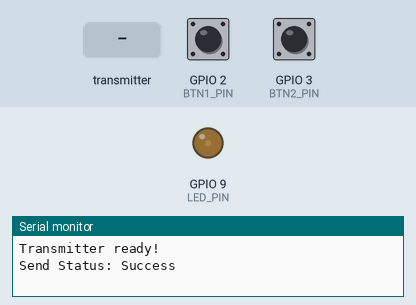
Simulated run of this sketch. Board: ESP32. On the bench: output pins drawn as LEDs (lit = HIGH), the last lines printed to the serial monitor. Inputs (shaded band) come from the test bench; at power-on: GPIO 2 (BTN1_PIN) HIGH, GPIO 3 (BTN2_PIN) HIGH.

Above: at 2.2 s.
2.3 s: GPIO 2 (BTN1_PIN) pulled LOW for 3.2 s
At 2.8 s:
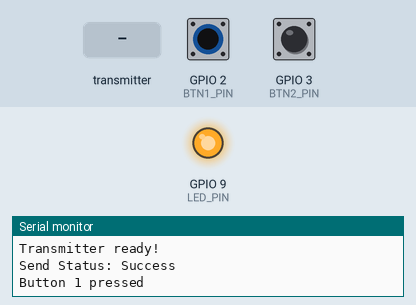
7.0 s: GPIO 3 (BTN2_PIN) pulled LOW for 0.15 s
10.0 s: the transmitter starts sending msgType = 0
13.0 s: the transmitter starts sending button = 1
16.0 s: GPIO 2 (BTN1_PIN) pulled LOW for 0.15 s
19.0 s: GPIO 3 (BTN2_PIN) pulled LOW for 1 s
Timing chart, 0 to 23.0 s (numbered marks = the images above; inputs shaded):
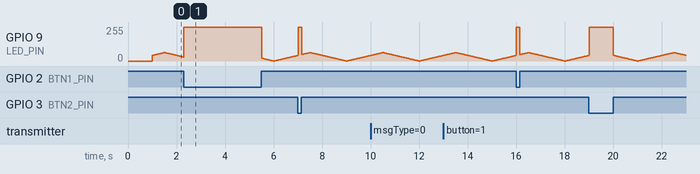

The sketch:

Transmitter_ESP32_Working.ino
```cpp
/*
 * WRB Transmitter - Working Version
 * Simple ESP-NOW communication with LED status
 */

#include <WiFi.h>
#include <esp_now.h>

// =============================================================================
// CONFIGURATION
// =============================================================================

// MAC Address Configuration
uint8_t RX_MAC[] = { 0xF0, 0x9E, 0x9E, 0xB2, 0x87, 0x2C };

// Pin Configuration
#define LED_PIN D10
#define BTN1_PIN D1
#define BTN2_PIN D2

// Message Types
#define MSG_PING 0xA0
#define MSG_ACK 0xA1
#define MSG_BTN 0xB0
#define MSG_BTN_HOLD 0xB1

// Timing
#define PING_INTERVAL 5000
#define HOLD_THRESHOLD 800

// =============================================================================
// GLOBAL VARIABLES
// =============================================================================

// Message structure
typedef struct {
  uint8_t msgType;
  uint8_t button;
  uint32_t timestamp;
} Message;

Message message;
bool receiverConnected = false;
uint32_t lastPing = 0;
uint32_t lastActivity = 0;
uint32_t breathingPhase = 0;

// Button states
struct Button {
  bool pressed;
  bool lastState;
  uint32_t pressTime;
  bool holdSent;
};

Button btn1 = {false, true, 0, false};
Button btn2 = {false, true, 0, false};

// =============================================================================
// UTILITY FUNCTIONS
// =============================================================================

void printMacAddress(uint8_t* mac) {
  for (int i = 0; i < 6; i++) {
    if (i > 0) Serial.print(":");
    if (mac[i] < 16) Serial.print("0");
    Serial.print(mac[i], HEX);
  }
}

void printMessage(const char* prefix, uint8_t msgType, uint8_t button) {
  Serial.print(prefix);
  Serial.print("Type: 0x");
  Serial.print(msgType, HEX);
  if (button > 0) {
    Serial.print(", Button: ");
    Serial.print(button);
  }
  Serial.println();
}

// =============================================================================
// LED FUNCTIONS
// =============================================================================

void updateLED() {
  uint32_t now = millis();

  // Check if any button is currently pressed
  bool anyButtonPressed = !digitalRead(BTN1_PIN) || !digitalRead(BTN2_PIN);

  if (anyButtonPressed) {
    // Button is pressed - 100% brightness
    analogWrite(LED_PIN, 255);
    return;
  }

  // No button pressed - check connection state
  if (receiverConnected) {
    // Connected - 25% brightness
    analogWrite(LED_PIN, 64);
  } else {
    // Not connected - breathing effect (3 second cycle)
    breathingPhase = (now / 15) % 200; // 3 second cycle (200 * 15ms)
    if (breathingPhase < 100) {
      // Fade in (0-25% of 255 = 0-64)
      analogWrite(LED_PIN, breathingPhase * 0.64); // 0-64 range
    } else {
      // Fade out (0-25% of 255 = 0-64)
      analogWrite(LED_PIN, (200 - breathingPhase) * 0.64);
    }
  }
}

// =============================================================================
// ESP-NOW FUNCTIONS
// =============================================================================

void OnDataSent(const uint8_t *mac_addr, esp_now_send_status_t status) {
  Serial.print("Send Status: ");
  Serial.println(status == ESP_NOW_SEND_SUCCESS ? "Success" : "Failed");

  if (status == ESP_NOW_SEND_SUCCESS) {
    lastActivity = millis();
  }
}

void OnDataRecv(const uint8_t *mac, const uint8_t *incomingData, int len) {
  if (len == sizeof(message)) {
    memcpy(&message, incomingData, sizeof(message));

    Serial.print("Received from: ");
    printMacAddress((uint8_t*)mac);
    printMessage("", message.msgType, message.button);

    if (message.msgType == MSG_ACK) {
      Serial.println("Received ACK - connection established!");
      lastActivity = millis();
      receiverConnected = true;
    }
  }
}

bool sendMessage(uint8_t msgType, uint8_t button = 0) {
  message.msgType = msgType;
  message.button = button;
  message.timestamp = millis();

  printMessage("Sending: ", msgType, button);

  esp_err_t result = esp_now_send(RX_MAC, (uint8_t*)&message, sizeof(message));

  if (result != ESP_OK) {
    Serial.print("ESP-NOW send failed: ");
    Serial.println(result);
    return false;
  }

  return true;
}

// =============================================================================
// BUTTON FUNCTIONS
// =============================================================================

void updateButton(Button &btn, uint8_t buttonNum, uint8_t pin) {
  bool currentState = !digitalRead(pin); // Inverted logic (pressed = LOW)

  if (currentState != btn.lastState) {
    btn.lastState = currentState;

    if (currentState) {
      // Button pressed
      btn.pressed = true;
      btn.pressTime = millis();
      btn.holdSent = false;
      Serial.print("Button ");
      Serial.print(buttonNum);
      Serial.println(" pressed");
    } else {
      // Button released
      if (btn.pressed) {
        uint32_t pressDuration = millis() - btn.pressTime;

        if (pressDuration < HOLD_THRESHOLD) {
          // Quick press
          Serial.print("Button ");
          Serial.print(buttonNum);
          Serial.println(" quick press");
          sendMessage(MSG_BTN, buttonNum);
        } else {
          // Hold
          Serial.print("Button ");
          Serial.print(buttonNum);
          Serial.println(" hold");
          sendMessage(MSG_BTN_HOLD, buttonNum);
        }

        btn.pressed = false;
      }
    }
  }

  // Check for hold while pressed
  if (btn.pressed && !btn.holdSent) {
    if (millis() - btn.pressTime >= HOLD_THRESHOLD) {
      Serial.print("Button ");
      Serial.print(buttonNum);
      Serial.println(" hold detected");
      sendMessage(MSG_BTN_HOLD, buttonNum);
      btn.holdSent = true;
    }
  }
}

// =============================================================================
// MAIN FUNCTIONS
// =============================================================================

void setup() {
  Serial.begin(115200);
  delay(1000);

  Serial.println("\n=== WRB Transmitter ===");

  // Initialize pins
  pinMode(LED_PIN, OUTPUT);
  pinMode(BTN1_PIN, INPUT_PULLUP);
  pinMode(BTN2_PIN, INPUT_PULLUP);

  // Initialize LED
  analogWrite(LED_PIN, 0);

  // Initialize WiFi
  WiFi.mode(WIFI_STA);
  Serial.print("Transmitter MAC: ");
  Serial.println(WiFi.macAddress());

  // Initialize ESP-NOW
  if (esp_now_init() != ESP_OK) {
    Serial.println("ESP-NOW initialization failed");
    return;
  }

  // Register callbacks
  esp_now_register_send_cb(OnDataSent);
  esp_now_register_recv_cb(OnDataRecv);

  // Add receiver peer
  esp_now_peer_info_t peerInfo;
  memcpy(peerInfo.peer_addr, RX_MAC, 6);
  peerInfo.channel = 1;
  peerInfo.encrypt = false;

  if (esp_now_add_peer(&peerInfo) != ESP_OK) {
    Serial.println("Failed to add peer");
    return;
  }

  Serial.print("Added peer: ");
  printMacAddress(RX_MAC);

  // Send initial ping
  sendMessage(MSG_PING);

  Serial.println("Transmitter ready!");
}

void loop() {
  uint32_t now = millis();

  // Check connection timeout
  if (now - lastActivity >= 10000) {
    receiverConnected = false;
  }

  // Send periodic ping
  if (now - lastPing >= PING_INTERVAL) {
    sendMessage(MSG_PING);
    lastPing = now;
  }

  // Update buttons
  updateButton(btn1, 1, BTN1_PIN);
  updateButton(btn2, 2, BTN2_PIN);

  // Update LED
  updateLED();

  delay(10);
}
```
